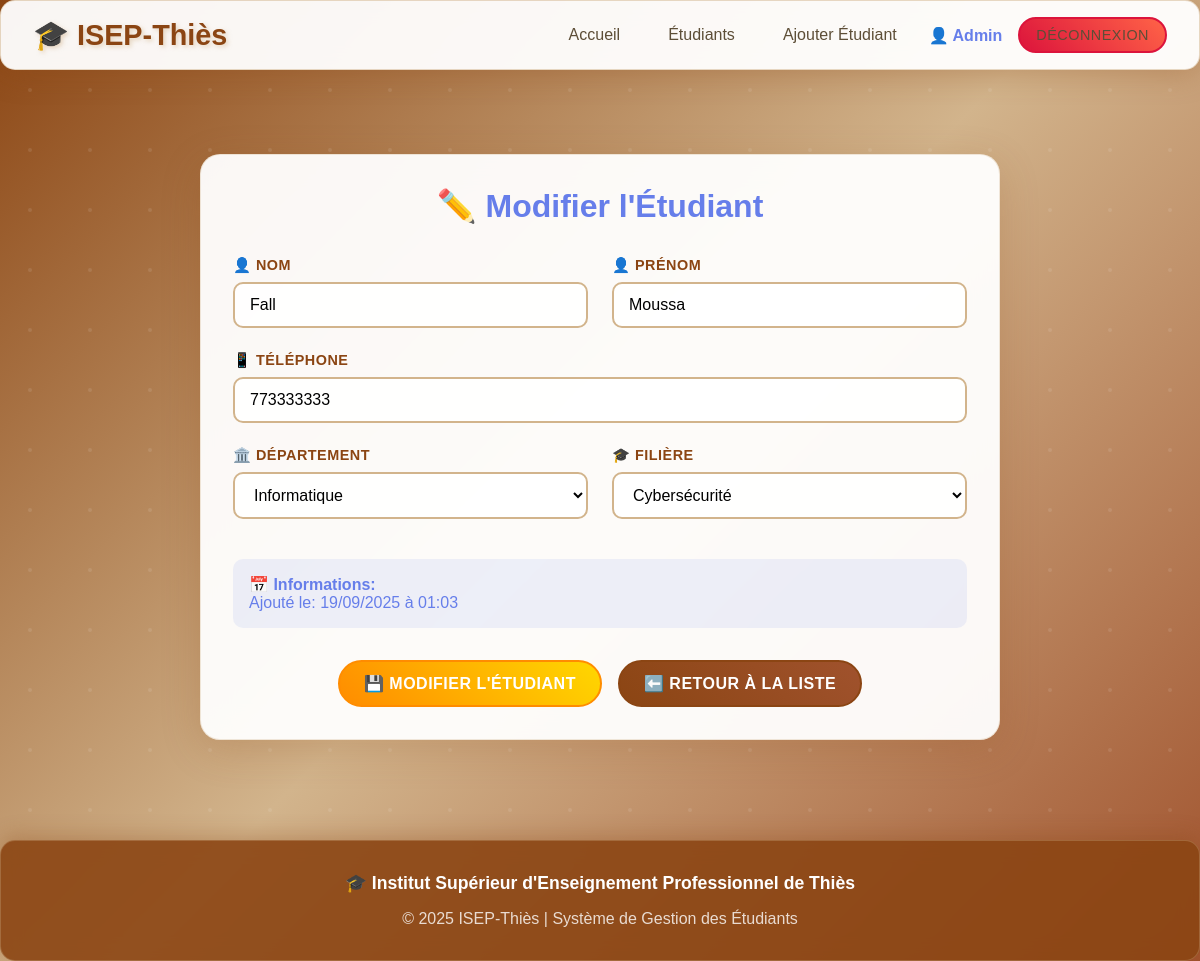
The page /pages/edit_student.php?id=3 (signed in) on the database its author committed.
### tables this page shows
CREATE TABLE students (
    id INT AUTO_INCREMENT PRIMARY KEY,
    nom VARCHAR(100) NOT NULL,
    prenom VARCHAR(100) NOT NULL,
    telephone VARCHAR(20) NOT NULL,
    departement VARCHAR(100) NOT NULL,
    filiere VARCHAR(100) NOT NULL,
    user_id INT NOT NULL,
    created_at TIMESTAMP DEFAULT CURRENT_TIMESTAMP,
    FOREIGN KEY (user_id) REFERENCES users(id) ON DELETE CASCADE
);

### pages/edit_student.php (the view, shortened to what this page needs)
<?php
require_once '../config/database.php';
$student = null;
$studentId = (int)$_GET['id'];
$departements = [
    'Informatique',
    'Télécommunications',
    'Électronique',
    'Génie Civil',
    'Mécanique',
    'Électrotechnique'
];
$filieres = [
    'Génie Logiciel',
    'Cybersécurité',
    'Intelligence Artificielle',
    'Réseaux et Télécoms',
    'Systèmes Embarqués',
    'Développement Web',
    'Administration Systèmes',
    'Base de Données'
];
try {
    $stmt = $pdo->prepare("SELECT * FROM students WHERE id = ? AND user_id = ?");
    $stmt->execute([$studentId, $_SESSION['user_id']]);
    $student = $stmt->fetch();
} catch (PDOException $e) {
    $_SESSION['message'] = "Erreur lors de la récupération des données.";
    $_SESSION['message_type'] = "danger";
    header('Location: dashboard.php');
    exit();
}
?>
<!DOCTYPE html>
<html lang="fr">
<head>
    <link rel="stylesheet" href="../css/style.css">
</head>
<body>
    <header>
        <div class="header-content">
            <a href="../index.php" class="logo">🎓 ISEP-Thiès</a>
            <nav class="nav-links">
                <a href="../index.php">Accueil</a>
                <a href="dashboard.php">Étudiants</a>
                <a href="add_student.php">Ajouter Étudiant</a>
                <span style="color: #667eea; font-weight: bold;">
                    👤 <?php echo htmlspecialchars($_SESSION['user_name']); ?>
                </span>
                <a href="logout.php" class="btn btn-danger btn-sm">Déconnexion</a>
            </nav>
        </div>
    </header>
    <div class="container">
        <div class="card" style="max-width: 800px; margin: 2rem auto;">
            <h1 style="text-align: center; color: #667eea; margin-bottom: 2rem;">
                ✏️ Modifier l'Étudiant
            </h1>
            <form method="POST" action="">
                <div style="display: grid; grid-template-columns: repeat(auto-fit, minmax(300px, 1fr)); gap: 1.5rem;">
                    <div class="form-group">
                        <label for="nom">👤 Nom</label>
                        <input type="text"
                               id="nom"
                               name="nom"
                               class="form-control"
                               required
                               value="<?php echo isset($_POST['nom']) ? htmlspecialchars($_POST['nom']) : htmlspecialchars($student['nom']); ?>"
                               placeholder="Nom de famille">
                    </div>
                    <div class="form-group">
                        <label for="prenom">👤 Prénom</label>
                        <input type="text"
                               id="prenom"
                               name="prenom"
                               class="form-control"
                               required
                               value="<?php echo isset($_POST['prenom']) ? htmlspecialchars($_POST['prenom']) : htmlspecialchars($student['prenom']); ?>"
                               placeholder="Prénom">
                    </div>
                </div>
                <div class="form-group">
                    <label for="telephone">📱 Téléphone</label>
                    <input type="tel"
                           id="telephone"
                           name="telephone"
                           class="form-control"
                           required
                           value="<?php echo isset($_POST['telephone']) ? htmlspecialchars($_POST['telephone']) : htmlspecialchars($student['telephone']); ?>"
                           placeholder="77 123 45 67">
                </div>
                <div style="display: grid; grid-template-columns: repeat(auto-fit, minmax(300px, 1fr)); gap: 1.5rem;">
                    <div class="form-group">
                        <label for="departement">🏛️ Département</label>
                        <select id="departement" name="departement" class="form-control" required>
                            <?php foreach ($departements as $dept):
                                $selected = (isset($_POST['departement']) && $_POST['departement'] === $dept) ||
                                          (!isset($_POST['departement']) && $student['departement'] === $dept);
                            ?>
                                <option value="<?php echo $dept; ?>" <?php echo $selected ? 'selected' : ''; ?>>
                                    <?php echo $dept; ?>
                                </option>
                            <?php endforeach; ?>
                        </select>
                    </div>
                    <div class="form-group">
                        <label for="filiere">🎓 Filière</label>
                        <select id="filiere" name="filiere" class="form-control" required>
                            <?php foreach ($filieres as $fil):
                                $selected = (isset($_POST['filiere']) && $_POST['filiere'] === $fil) ||
                                          (!isset($_POST['filiere']) && $student['filiere'] === $fil);
                            ?>
                                <option value="<?php echo $fil; ?>" <?php echo $selected ? 'selected' : ''; ?>>
                                    <?php echo $fil; ?>
                                </option>
                            <?php endforeach; ?>
                        </select>
                    </div>
                </div>
                <div style="background: rgba(102, 126, 234, 0.1); padding: 1rem; border-radius: 10px; margin: 1rem 0;">
                    <p style="margin: 0; color: #667eea;">
                        <strong>📅 Informations:</strong><br>
                        Ajouté le: <?php echo date('d/m/Y à H:i', strtotime($student['created_at'])); ?>
                    </p>
                </div>
                <div style="display: flex; gap: 1rem; justify-content: center; margin-top: 2rem;">
                    <button type="submit" class="btn btn-warning">💾 Modifier l'Étudiant</button>
                    <a href="dashboard.php" class="btn btn-primary">⬅️ Retour à la liste</a>
                </div>
            </form>
        </div>
    </div>
    <footer style="background: rgba(255,255,255,0.1); padding: 2rem; text-align: center; margin-top: 3rem; border-radius: 15px;">
        <div style="color: white; font-size: 1.1rem; margin-bottom: 1rem;">
            <strong>🎓 Institut Supérieur d'Enseignement Professionnel de Thiès</strong>
        </div>
        <div style="color: rgba(255,255,255,0.8);">
            <p>© 2025 ISEP-Thiès | Système de Gestion des Étudiants</p>
        </div>
    </footer>
</body>
</html>

### css/style.css (style rules this page uses)
* { margin: 0; padding: 0; box-sizing: border-box; }
body { font-family: 'Arial', sans-serif; background: linear-gradient(135deg, #8B4513 0%, #D2B48C 50%, #A0522D 100%); min-height: 100vh; color: #333; position: relative; }
body::before { content: ''; position: fixed; top: 0; left: 0; width: 100%; height: 100%; z-index: -1; }
.container { max-width: 1200px; margin: 0 auto; padding: 20px; }
header { background: rgba(255, 255, 255, 0.95); backdrop-filter: blur(10px); padding: 1rem 2rem; box-shadow: 0 4px 30px rgba(139, 69, 19, 0.3); margin-bottom: 2rem; border-radius: 15px; border: 1px solid rgba(210, 180, 140, 0.5); }
.header-content { display: flex; justify-content: space-between; align-items: center; max-width: 1200px; margin: 0 auto; }
.logo { font-size: 1.8rem; font-weight: bold; color: #8B4513; text-decoration: none; text-shadow: 2px 2px 4px rgba(210, 180, 140, 0.5); transition: all 0.3s ease; }
.nav-links { display: flex; gap: 1rem; align-items: center; }
.nav-links a { color: #5D4E37; text-decoration: none; padding: 0.5rem 1rem; border-radius: 25px; transition: all 0.3s ease; font-weight: 500; }
.card { background: rgba(255, 255, 255, 0.95); backdrop-filter: blur(15px); border-radius: 20px; padding: 2rem; box-shadow: 0 10px 40px rgba(139, 69, 19, 0.2); margin-bottom: 2rem; border: 1px solid rgba(210, 180, 140, 0.3); transition: all 0.3s ease; }
.form-group { margin-bottom: 1.5rem; }
.form-group label { display: block; margin-bottom: 0.5rem; font-weight: bold; color: #8B4513; text-transform: uppercase; letter-spacing: 0.5px; font-size: 0.9rem; }
.form-control { width: 100%; padding: 12px 15px; border: 2px solid #D2B48C; border-radius: 10px; font-size: 1rem; transition: all 0.3s ease; background: rgba(255, 255, 255, 0.9); }
.btn { display: inline-block; padding: 12px 24px; border: none; border-radius: 25px; font-size: 1rem; font-weight: bold; text-decoration: none; text-align: center; cursor: pointer; transition: all 0.3s ease; text-transform: uppercase; letter-spacing: 0.5px; position: relative; overflow: hidden; }
.btn::before { content: ''; position: absolute; top: 0; left: -100%; width: 100%; height: 100%; background: linear-gradient(90deg, transparent, rgba(255,255,255,0.3), transparent); transition: left 0.5s; }
.btn-primary { background: linear-gradient(45deg, #8B4513, #A0522D); color: white; border: 2px solid #8B4513; }
.btn-danger { background: linear-gradient(45deg, #DC143C, #FF6347); color: white; border: 2px solid #DC143C; }
.btn-warning { background: linear-gradient(45deg, #FF8C00, #FFD700); color: white; border: 2px solid #FF8C00; }
.btn-sm { padding: 8px 16px; font-size: 0.9rem; }
.card, .table, .stat-card { animation: fadeIn 0.6s ease-out; }
.nav-links a { animation: slideIn 0.4s ease-out; }
footer { background: rgba(139, 69, 19, 0.9) !important; backdrop-filter: blur(10px); border: 1px solid rgba(210, 180, 140, 0.3) !important; box-shadow: 0 -5px 20px rgba(139, 69, 19, 0.3) !important; }

### rows shown on the page
students: nom "Fall", prenom "Moussa", telephone "773333333", departement "Informatique", filiere "Cybersécurité", created_at "19/09/2025 à 01:03"

### other values the page prints
$_SESSION['user_name'] "Admin"
